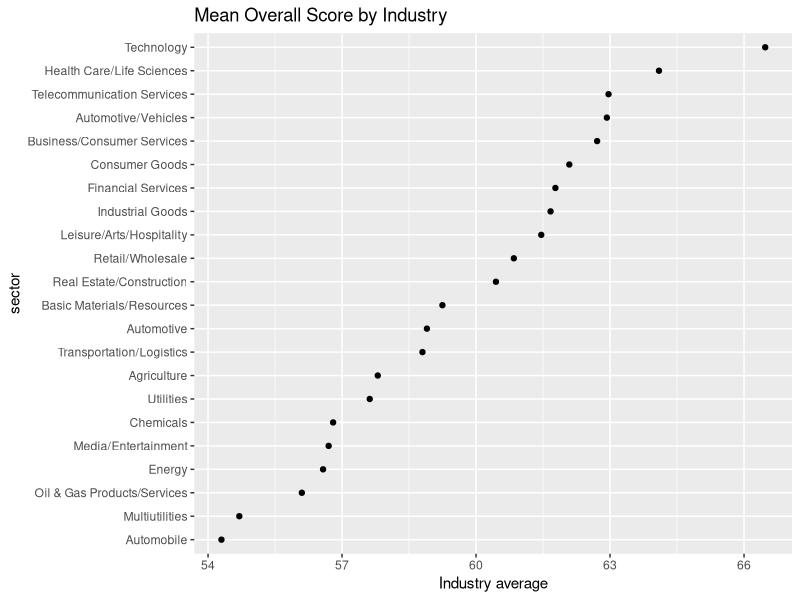
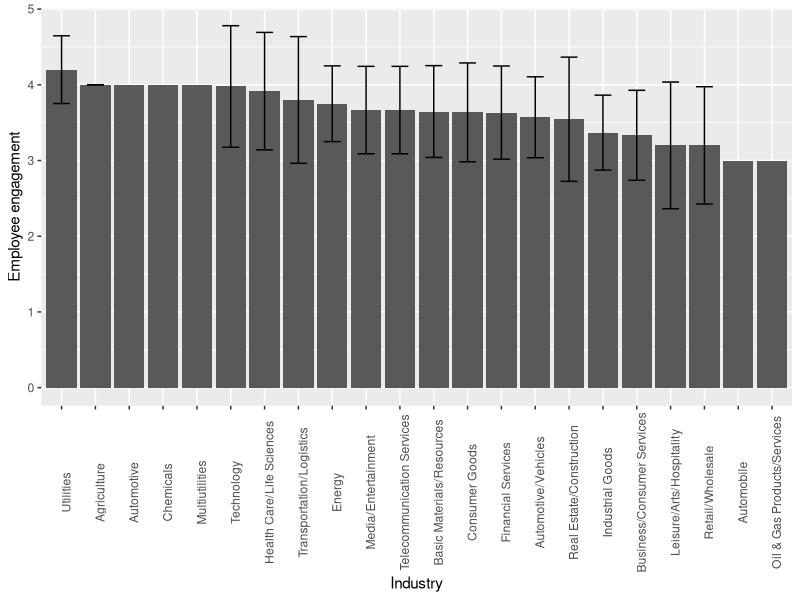
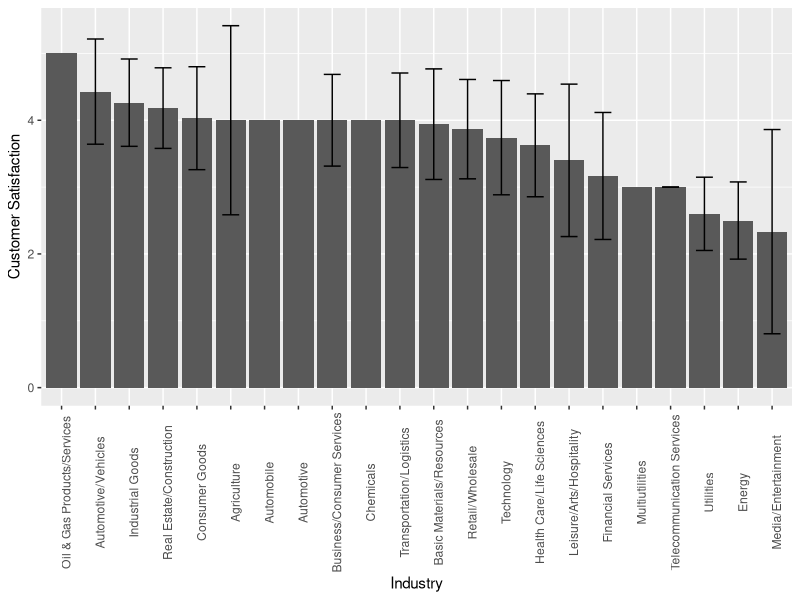
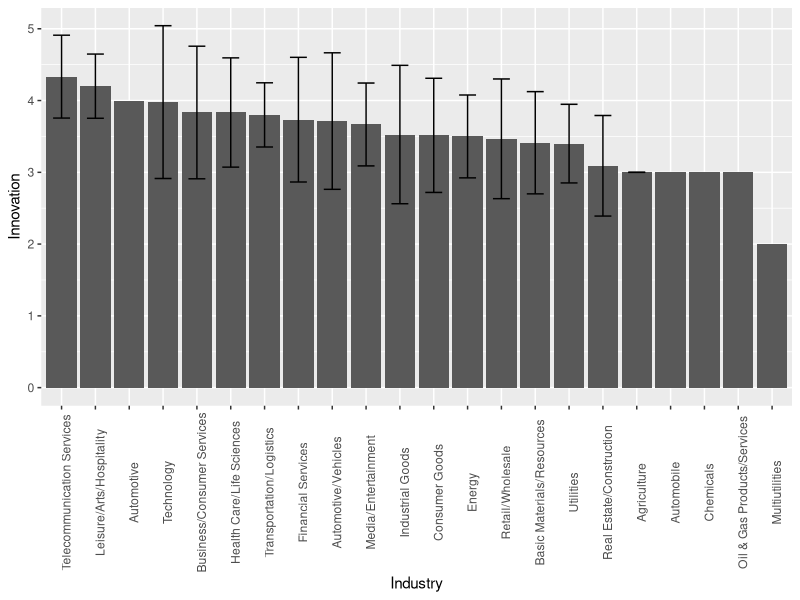

R code for these plots, in order:
## ---- chunk 1
library(tidyverse)
library(ggplot2)
library(forcats)
library(stringr)
library(data.table)
library(caret)
library(nnet)
## ---- chunk 2
df <- read_csv("wsj_250_best-managed_companies.csv")
## ---- chunk 3
top_ten <- df %>% 
  subset(rank <=10)
top_ten
## ---- chunk 4
df %>% 
  group_by(sector) %>% 
  count() %>% 
  arrange(desc(n)) %>% 
  head(10)
## ---- chunk 5
df %>% 
  group_by(sector) %>% 
  count() %>% 
  arrange(n) %>% 
  head(10)
## ---- chunk 6
industry <- df %>% 
  group_by(sector) %>% 
  summarise(industry_average_overall_score = mean(overall_score)) %>% 
  arrange(desc(industry_average_overall_score))

industry %>% 
  mutate(sector = fct_reorder(sector, industry_average_overall_score)) %>% 
  ggplot(aes(industry_average_overall_score, sector)) +
  geom_point() +
  xlab("Industry average") +
  ggtitle("Mean Overall Score by Industry")
## ---- chunk 7
industry_average <- df %>% 
  group_by(sector) %>% 
  summarise(engagement_mean = mean(employee_engagement_and_development), 
            engagement_sd = sd(employee_engagement_and_development),
            innovation_mean = mean(innovation), innovation_sd = sd(innovation),
            cus_sat_mean = mean(customer_satisfaction),
            cus_sat_sd = sd(customer_satisfaction),
            soc_res_mean = mean(social_responsibility),
            soc_res_sd = sd(social_responsibility),
            fin_str_mean = mean(financial_strength),
            fin_str_sd = sd(financial_strength),
            overall_score_mean = mean(overall_score),
            overall_score_sd = sd(overall_score))
## ---- chunk 8
industry_average %>% 
  mutate(sector = reorder(sector, engagement_mean, decreasing = TRUE)) %>% 
  ggplot(aes(x = sector, y = engagement_mean)) +
  geom_col() +
  geom_errorbar(aes(ymin = engagement_mean - engagement_sd,
                    ymax = engagement_mean + engagement_sd,
                    width = 0.5)) +
  theme(axis.text.x = element_text(angle = 90)) +
  ylab("Employee engagement") +
  xlab("Industry")
## ---- chunk 9
industry_average %>% 
  mutate(sector = reorder(sector, cus_sat_mean, decreasing = TRUE)) %>% 
  ggplot(aes(x = sector, y = cus_sat_mean)) +
  geom_col() +
  geom_errorbar(aes(ymin = cus_sat_mean - cus_sat_sd,
                    ymax = cus_sat_mean + cus_sat_sd,
                    width = 0.5)) +
  theme(axis.text.x = element_text(angle = 90)) +
  ylab("Customer Satisfaction") +
  xlab("Industry")
## ---- chunk 10
industry_average %>% 
  mutate(sector = reorder(sector, innovation_mean, decreasing = TRUE)) %>% 
  ggplot(aes(x = sector, y = innovation_mean)) +
  geom_col() +
  geom_errorbar(aes(ymin = innovation_mean - innovation_sd,
                    ymax = innovation_mean + innovation_sd,
                    width = 0.5)) +
  theme(axis.text.x = element_text(angle = 90)) +
  ylab("Innovation") +
  xlab("Industry")
